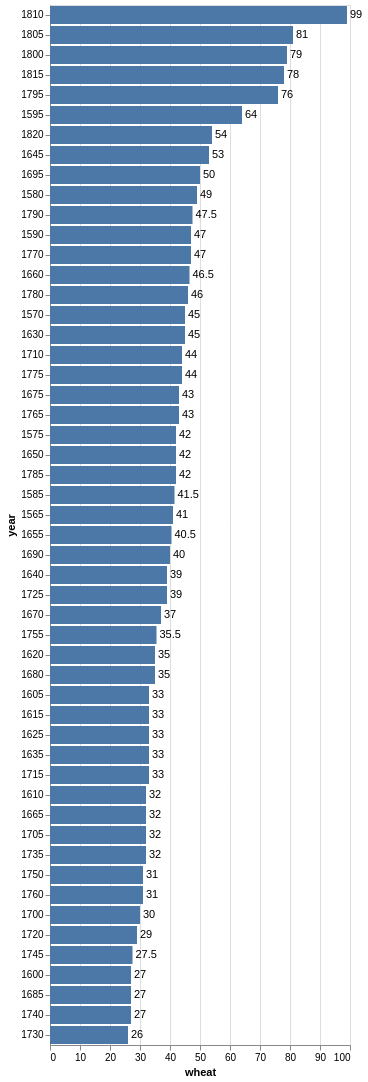

Notebook source saved alongside this figure:
### Markdown cell above
<a href="https://colab.research.google.com/github/sevcenkolera/sevcenko/blob/main/kontrolna_Shevchenko_3zavd.ipynb" target="_parent"><img src="https://colab.research.google.com/assets/colab-badge.svg" alt="Open In Colab"/></a>

### Code cell
#1. Горизонтальна діаграма (Altair, wheat)
import altair as alt
from vega_datasets import data

df = data.wheat()

# базовий графік (стовпчики)
bars = alt.Chart(df).mark_bar().encode(
    x='wheat:Q',
    y=alt.Y('year:O', sort='-x'),
)

# текстові мітки
text = alt.Chart(df).mark_text(
    align='left',
    dx=3
).encode(
    x='wheat:Q',
    y=alt.Y('year:O', sort='-x'),
    text='wheat:Q'
)

chart = bars + text
chart

### Figure 1 — Vega-Lite specification as saved in the notebook (floating-point values rounded to 4 significant figures)
{"config": {"view": {"continuousWidth": 300, "continuousHeight": 300}}, "layer": [{"mark": {"type": "bar"}, "encoding": {"x": {"field": "wheat", "type": "quantitative"}, "y": {"field": "year", "sort": "-x", "type": "ordinal"}}}, {"mark": {"type": "text", "align": "left", "dx": 3}, "encoding": {"text": {"field": "wheat", "type": "quantitative"}, "x": {"field": "wheat", "type": "quantitative"}, "y": {"field": "year", "sort": "-x", "type": "ordinal"}}}], "data": {"name": "data-1d1f61085498bd139c30c889fbf22218"}, "$schema": "https://vega.github.io/schema/vega-lite/v5.20.1.json", "datasets": {"data-1d1f61085498bd139c30c889fbf22218": [{"year": 1565, "wheat": 41.0, "wages": 5.0}, {"year": 1570, "wheat": 45.0, "wages": 5.05}, {"year": 1575, "wheat": 42.0, "wages": 5.08}, {"year": 1580, "wheat": 49.0, "wages": 5.12}, {"year": 1585, "wheat": 41.5, "wages": 5.15}, {"year": 1590, "wheat": 47.0, "wages": 5.25}, {"year": 1595, "wheat": 64.0, "wages": 5.54}, {"year": 1600, "wheat": 27.0, "wages": 5.61}, {"year": 1605, "wheat": 33.0, "wages": 5.69}, {"year": 1610, "wheat": 32.0, "wages": 5.78}, {"year": 1615, "wheat": 33.0, "wages": 5.94}, {"year": 1620, "wheat": 35.0, "wages": 6.01}, {"year": 1625, "wheat": 33.0, "wages": 6.12}, {"year": 1630, "wheat": 45.0, "wages": 6.22}, {"year": 1635, "wheat": 33.0, "wages": 6.3}, {"year": 1640, "wheat": 39.0, "wages": 6.37}, {"year": 1645, "wheat": 53.0, "wages": 6.45}, {"year": 1650, "wheat": 42.0, "wages": 6.5}, {"year": 1655, "wheat": 40.5, "wages": 6.6}, {"year": 1660, "wheat": 46.5, "wages": 6.75}, {"year": 1665, "wheat": 32.0, "wages": 6.8}, {"year": 1670, "wheat": 37.0, "wages": 6.9}, {"year": 1675, "wheat": 43.0, "wages": 7.0}, {"year": 1680, "wheat": 35.0, "wages": 7.3}, {"year": 1685, "wheat": 27.0, "wages": 7.6}, {"year": 1690, "wheat": 40.0, "wages": 8.0}, {"year": 1695, "wheat": 50.0, "wages": 8.5}, {"year": 1700, "wheat": 30.0, "wages": 9.0}, {"year": 1705, "wheat": 32.0, "wages": 10.0}, {"year": 1710, "wheat": 44.0, "wages": 11.0}, {"year": 1715, "wheat": 33.0, "wages": 11.75}, {"year": 1720, "wheat": 29.0, "wages": 12.5}, {"year": 1725, "wheat": 39.0, "wages": 13.0}, {"year": 1730, "wheat": 26.0, "wages": 13.3}, {"year": 1735, "wheat": 32.0, "wages": 13.6}, {"year": 1740, "wheat": 27.0, "wages": 14.0}, {"year": 1745, "wheat": 27.5, "wages": 14.5}, {"year": 1750, "wheat": 31.0, "wages": 15.0}, {"year": 1755, "wheat": 35.5, "wages": 15.7}, {"year": 1760, "wheat": 31.0, "wages": 16.5}, {"year": 1765, "wheat": 43.0, "wages": 17.6}, {"year": 1770, "wheat": 47.0, "wages": 18.5}, {"year": 1775, "wheat": 44.0, "wages": 19.5}, {"year": 1780, "wheat": 46.0, "wages": 21.0}, {"year": 1785, "wheat": 42.0, "wages": 23.0}, {"year": 1790, "wheat": 47.5, "wages": 25.5}, {"year": 1795, "wheat": 76.0, "wages": 27.5}, {"year": 1800, "wheat": 79.0, "wages": 28.5}, {"year": 1805, "wheat": 81.0, "wages": 29.5}, {"year": 1810, "wheat": 99.0, "wages": 30.0}, {"year": 1815, "wheat": 78.0, "wages": null}, {"year": 1820, "wheat": 54.0, "wages": null}]}}
